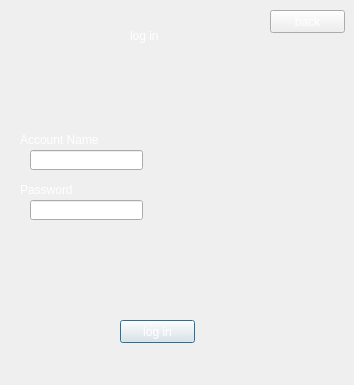
<?xml version="1.0" encoding="UTF-8"?>
<ui version="4.0">
 <class>sellerloginpage</class>
 <widget class="QDialog" name="sellerloginpage">
  <property name="geometry">
   <rect>
    <x>0</x>
    <y>0</y>
    <width>354</width>
    <height>385</height>
   </rect>
  </property>
  <property name="windowTitle">
   <string>Dialog</string>
  </property>
  <property name="styleSheet">
   <string notr="true">background-image:url(:/imagestart/pic/ssn2.jpg);</string>
  </property>
  <widget class="QLabel" name="label">
   <property name="geometry">
    <rect>
     <x>130</x>
     <y>20</y>
     <width>71</width>
     <height>31</height>
    </rect>
   </property>
   <property name="styleSheet">
    <string notr="true">background-image:url(:/imagestart/pic/t2.jpg);
font: 18pt &quot;MV Boli&quot;;
color: rgb(255, 255, 255);</string>
   </property>
   <property name="text">
    <string>log in </string>
   </property>
  </widget>
  <widget class="QLabel" name="label_2">
   <property name="geometry">
    <rect>
     <x>20</x>
     <y>130</y>
     <width>101</width>
     <height>20</height>
    </rect>
   </property>
   <property name="styleSheet">
    <string notr="true">color: rgb(255, 255, 255);
background-image:url(:/imagestart/pic/t2.jpg);</string>
   </property>
   <property name="text">
    <string>Account Name</string>
   </property>
  </widget>
  <widget class="QLineEdit" name="username">
   <property name="geometry">
    <rect>
     <x>30</x>
     <y>150</y>
     <width>113</width>
     <height>20</height>
    </rect>
   </property>
   <property name="styleSheet">
    <string notr="true">background-image:url(:/imagestart/pic/t1.jpg);</string>
   </property>
  </widget>
  <widget class="QLabel" name="label_3">
   <property name="geometry">
    <rect>
     <x>20</x>
     <y>180</y>
     <width>101</width>
     <height>20</height>
    </rect>
   </property>
   <property name="styleSheet">
    <string notr="true">color: rgb(255, 255, 255);
background-image:url(:/imagestart/pic/t2.jpg);</string>
   </property>
   <property name="text">
    <string>Password</string>
   </property>
  </widget>
  <widget class="QLineEdit" name="password">
   <property name="geometry">
    <rect>
     <x>30</x>
     <y>200</y>
     <width>113</width>
     <height>20</height>
    </rect>
   </property>
   <property name="styleSheet">
    <string notr="true">background-image:url(:/imagestart/pic/t1.jpg);</string>
   </property>
   <property name="echoMode">
    <enum>QLineEdit::Password</enum>
   </property>
  </widget>
  <widget class="QPushButton" name="pushButton">
   <property name="geometry">
    <rect>
     <x>120</x>
     <y>320</y>
     <width>75</width>
     <height>23</height>
    </rect>
   </property>
   <property name="styleSheet">
    <string notr="true">color: rgb(255, 255, 255);</string>
   </property>
   <property name="text">
    <string>log in</string>
   </property>
  </widget>
  <widget class="QPushButton" name="pushButton_3">
   <property name="geometry">
    <rect>
     <x>270</x>
     <y>10</y>
     <width>75</width>
     <height>23</height>
    </rect>
   </property>
   <property name="styleSheet">
    <string notr="true">color: rgb(255, 255, 255);</string>
   </property>
   <property name="text">
    <string>back</string>
   </property>
  </widget>
 </widget>
 <resources/>
 <connections/>
</ui>
